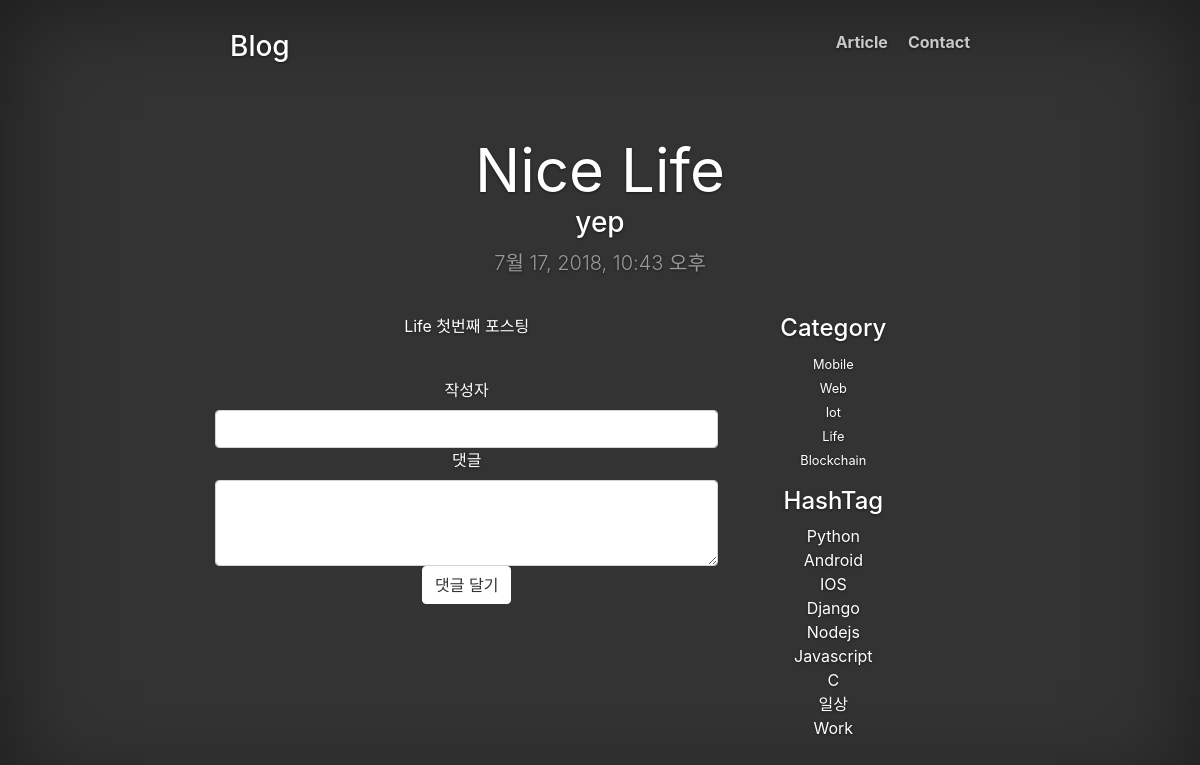
The page /articles/4/ on the database its author committed.
### development/models.py (models this page shows, shortened)
class Article(models.Model):
    title = models.CharField(max_length=100)
    subTitle = models.CharField(max_length=100)
    content = models.TextField()
    category = models.ForeignKey(Category, on_delete=models.CASCADE)
    hashtag = models.ManyToManyField(HashTag)
    created_at = models.DateTimeField(auto_now_add=True)

class Category(models.Model):
    category_name = models.CharField(max_length=10)
    def __str__(self):
        return self.category_name

class HashTag(models.Model):
    tag = models.CharField(max_length=50)
    def __str__(self):
        return '{}'.format(self.tag)

### development/views.py (the view, shortened to what this page needs)
# urls.py: url(r'^articles/(?P<article_id>[0-9]+)/$', views.detail, name='detail'),
def detail(request, article_id):
    article = Article.objects.get(id=article_id)
    hashtag_list = HashTag.objects.all()
    category_list = Category.objects.all()
    comment_list = Comment.objects.filter(article__id=article_id, is_public=True)
    context = {
        'article' : article,
        'category_list' : category_list,
        'hashtag_list' : hashtag_list,
        'comment_list' : comment_list
    }
    if request.method == "GET":
        pass
    return render(request, "detail.html", context)

### templates/detail.html (shortened to what this page needs)
{% extends "base.html" %}
{% block body %}
<div class="container">
    <div class="blog-header">
        <h1 class="blog-title">{{ article.title }}</h1>
        <h3>{{ article.subTitle }}</h3>
        <p class="lead blog-description">{{ article.created_at }}</p>
    </div>
    <div class="row">
        <div class="col-sm-8 blog-main">
            <p>{{ article.content }}</p>
            <br/>
            <div class="reply-form">
                <form method="POST" action="" class="form-horizontal">
                    <div class="form-group">
                        <label for="input-username" class="col-sm-2 control-label">작성자</label>
                        <input type="text" id="input-username" name="username" class="form-control"/>
                        <label for="input-content" class="col-sm-2 control-label">댓글</label>
                        <textarea class="form-control" rows="3" id="input-content" name="content"></textarea>
                        <div class="reply-btn">
                            <button type="submit" class="btn btn-default">댓글 달기</button>
                        </div>
                    </div>
                </form>
            </div>
        </div>
        <div class="col-sm-3 col-sm-offset-1 blog-sidebar">
            <div class="sidebar-module sidebar-module-inset">
                <h4>Category</h4>
                <ol class="list-unstyled">
                    {% for category in category_list %}
                        <li>
                            <small>
                                <a href="/articles/?category={{ category }}">{{ category }}</a>
                            </small>
                        </li>
                    {% endfor %}
                </ol>
            </div>
            <div class="sidebar-module">
                <h4>HashTag</h4>
                <ol class="list-unstyled">
                    {% if hashtag_list %}
                        {% for hashtag in hashtag_list %}
                        <li>
                            <a href="/articles/?hashtag={{ hashtag }}">{{ hashtag.tag }}</a>
                        </li>
                        {% endfor %}
                    {% endif %}
                </ol>
            </div>
        </div>
    </div>
</div>
{% endblock %}

### static/css/base.css (style rules this page uses)
a, a:focus, a:hover { color: #fff; }
.btn-default, .btn-default:hover, .btn-default:focus { color: #333; text-shadow: none; background-color: #fff; border: 1px solid #fff; }
html, body { height: 100%; background-color: #333; }
body { color: #fff; text-align: center; text-shadow: 0 1px 3px rgba(0,0,0,.5); }
.blog-header { padding-top: 60px; padding-bottom: 20px; }
.blog-title { margin-top: 30px; margin-bottom: 0; font-size: 60px; font-weight: normal; }
.blog-description { font-size: 20px; color: #999; }

### rows shown on the page
Article: title "Nice Life", subTitle "yep", created_at "7월 17, 2018, 10:43 오후", content "Life 첫번째 포스팅"
Category: category_name "Mobile"
Category: category_name "Web"
Category: category_name "Iot"
Category: category_name "Life"
Category: category_name "Blockchain"
HashTag: tag "Python"
HashTag: tag "Android"
HashTag: tag "IOS"
HashTag: tag "Django"
HashTag: tag "Nodejs"
HashTag: tag "Javascript"
HashTag: tag "C"
HashTag: tag "일상"
HashTag: tag "Work"
